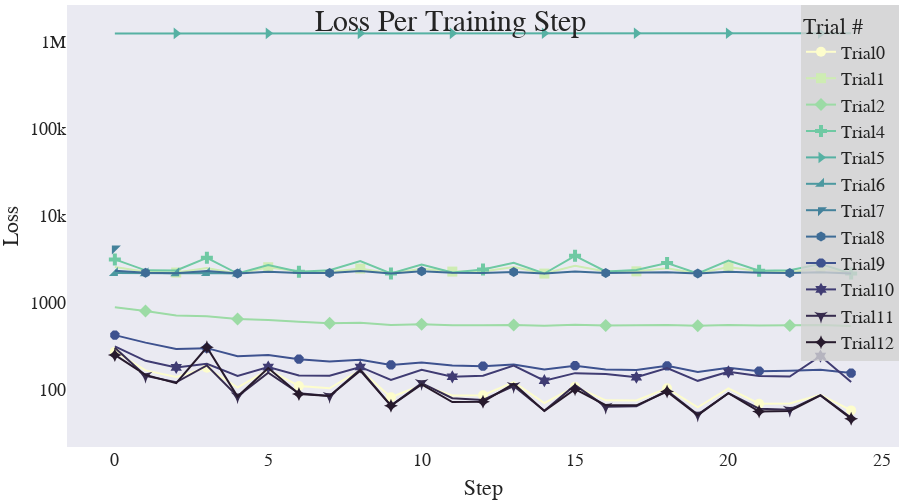

Source (notebook cell):
### Code cell
imp.reload(cplot)
scope = PlotlyScope()

fig=cplot.get_intermediate_plot(study,max_experiments=None,num_trials_threshold=50,color_scale=px.colors.sequential.deep.copy())
fig.update_layout(
    autosize=False,title_text='Loss Per Training Step',  title_x=0.5, title_y=0.98, yaxis_type="log",
    template="seaborn",
width=900,height=500,
    font_family="Times New Roman",
    font_size=18,
    title_font_family="Times New Roman",
    title_font_size=30,
    margin=dict(l=0, t=5,r=1,  b=1),
    legend_title_text="Trial #",
                  legend=dict(
                      bgcolor='rgba(210,210,210,0.8)',
                  orientation="v",
                yanchor="top",
                y=1,
                xanchor="right",x=1)
    )
fig.update_xaxes(showgrid=False,zeroline=False,)
fig.update_yaxes(showgrid=False,title_text="Loss",dtick=1)



with open("loss_per_traininground2.pdf", "wb") as f:
    f.write(scope.transform(fig, format="pdf",    width=1000,height=500,))
fig

### Figure 1 — Plotly figure (JSON) as saved in the notebook; plotly's stock layout.template omitted (floating-point values rounded to 4 significant figures)
{"data": [{"marker": {"color": "rgb(253, 253, 204)", "maxdisplayed": 10, "size": 10, "symbol": 0}, "mode": "lines+markers", "name": "Trial0", "type": "scatter", "x": [0, 1, 2, 3, 4, 5, 6, 7, 8, 9, 10, 11, 12, 13, 14, 15, 16, 17, 18, 19, 20, 21, 22, 23, 24], "y": [272.5, 166.2, 140.1, 178.5, 105.6, 169.3, 110.2, 103.4, 168.1, 81.74, 112.8, 85.5, 86.21, 121.9, 70.12, 108.1, 75.29, 75.07, 103.5, 62.41, 103.6, 68.83, 69.46, 87.07, 57.7]}, {"marker": {"color": "rgb(206, 236, 179)", "maxdisplayed": 10, "size": 10, "symbol": 1}, "mode": "lines+markers", "name": "Trial1", "type": "scatter", "x": [0, 1, 2, 3, 4, 5, 6, 7, 8, 9, 10, 11, 12, 13, 14, 15, 16, 17, 18, 19, 20, 21, 22, 23, 24], "y": [2569.0, 2262.0, 2214.0, 2492.0, 2150.0, 2544.0, 2271.0, 2239.0, 2456.0, 2151.0, 2439.0, 2270.0, 2270.0, 2557.0, 2153.0, 2639.0, 2277.0, 2282.0, 2479.0, 2153.0, 2555.0, 2286.0, 2230.0, 2471.0, 2152.0]}, {"marker": {"color": "rgb(156, 219, 165)", "maxdisplayed": 10, "size": 10, "symbol": 2}, "mode": "lines+markers", "name": "Trial2", "type": "scatter", "x": [0, 1, 2, 3, 4, 5, 6, 7, 8, 9, 10, 11, 12, 13, 14, 15, 16, 17, 18, 19, 20, 21, 22, 23, 24], "y": [881.1, 800.4, 711.7, 695.2, 645.7, 629.6, 600.9, 578.9, 585.3, 553.0, 565.1, 550.0, 549.0, 550.8, 540.4, 556.0, 543.8, 546.1, 551.9, 539.8, 553.5, 543.7, 545.2, 553.0, 539.6]}, {"marker": {"color": "rgb(111, 201, 163)", "maxdisplayed": 10, "size": 10, "symbol": 3}, "mode": "lines+markers", "name": "Trial4", "type": "scatter", "x": [0, 1, 2, 3, 4, 5, 6, 7, 8, 9, 10, 11, 12, 13, 14, 15, 16, 17, 18, 19, 20, 21, 22, 23, 24], "y": [3128.0, 2345.0, 2342.0, 3268.0, 2155.0, 2690.0, 2264.0, 2355.0, 2994.0, 2157.0, 2734.0, 2214.0, 2397.0, 2867.0, 2156.0, 3446.0, 2278.0, 2366.0, 2848.0, 2158.0, 3035.0, 2316.0, 2355.0, 2777.0, 2157.0]}, {"marker": {"color": "rgb(86, 177, 163)", "maxdisplayed": 10, "size": 10, "symbol": 8}, "mode": "lines+markers", "name": "Trial5", "type": "scatter", "x": [0, 1, 2, 3, 4, 5, 6, 7, 8, 9, 10, 11, 12, 13, 14, 15, 16, 17, 18, 19, 20, 21, 22, 23, 24], "y": [1236000.0, 1236000.0, 1236000.0, 1236000.0, 1236000.0, 1236000.0, 1236000.0, 1236000.0, 1236000.0, 1236000.0, 1236000.0, 1236000.0, 1236000.0, 1236000.0, 1236000.0, 1236000.0, 1236000.0, 1236000.0, 1236000.0, 1236000.0, 1236000.0, 1236000.0, 1236000.0, 1236000.0, 1236000.0]}, {"marker": {"color": "rgb(76, 153, 160)", "maxdisplayed": 10, "size": 10, "symbol": 10}, "mode": "lines+markers", "name": "Trial6", "type": "scatter", "x": [0, 1, 2, 3, 4], "y": [2178.0, 2166.0, 2173.0, 2187.0, 2155.0]}, {"marker": {"color": "rgb(68, 130, 155)", "maxdisplayed": 10, "size": 10, "symbol": 12}, "mode": "lines+markers", "name": "Trial7", "type": "scatter", "x": [0], "y": [4165.0]}, {"marker": {"color": "rgb(62, 108, 150)", "maxdisplayed": 10, "size": 10, "symbol": 14}, "mode": "lines+markers", "name": "Trial8", "type": "scatter", "x": [0, 1, 2, 3, 4, 5, 6, 7, 8, 9, 10, 11, 12, 13, 14, 15, 16, 17, 18, 19, 20, 21, 22, 23, 24], "y": [2324.0, 2195.0, 2176.0, 2301.0, 2150.0, 2263.0, 2184.0, 2184.0, 2301.0, 2150.0, 2294.0, 2199.0, 2190.0, 2249.0, 2151.0, 2271.0, 2192.0, 2225.0, 2233.0, 2151.0, 2264.0, 2206.0, 2187.0, 2232.0, 2151.0]}, {"marker": {"color": "rgb(62, 82, 143)", "maxdisplayed": 10, "size": 10, "symbol": 16}, "mode": "lines+markers", "name": "Trial9", "type": "scatter", "x": [0, 1, 2, 3, 4, 5, 6, 7, 8, 9, 10, 11, 12, 13, 14, 15, 16, 17, 18, 19, 20, 21, 22, 23, 24], "y": [422.8, 346.7, 293.5, 299.5, 241.8, 249.0, 223.9, 210.8, 220.3, 191.8, 204.5, 189.0, 185.7, 194.5, 170.3, 188.1, 169.7, 168.0, 187.5, 159.1, 178.4, 162.8, 165.0, 168.8, 154.9]}, {"marker": {"color": "rgb(64, 60, 115)", "maxdisplayed": 10, "size": 10, "symbol": 18}, "mode": "lines+markers", "name": "Trial10", "type": "scatter", "x": [0, 1, 2, 3, 4, 5, 6, 7, 8, 9, 10, 11, 12, 13, 14, 15, 16, 17, 18, 19, 20, 21, 22, 23, 24], "y": [313.8, 214.3, 180.0, 197.5, 143.7, 181.4, 145.2, 144.3, 182.1, 129.5, 169.2, 140.3, 144.2, 188.4, 126.6, 154.6, 151.1, 138.7, 177.2, 126.1, 159.9, 143.4, 141.4, 243.0, 122.1]}, {"marker": {"color": "rgb(54, 43, 77)", "maxdisplayed": 10, "size": 10, "symbol": 20}, "mode": "lines+markers", "name": "Trial11", "type": "scatter", "x": [0, 1, 2, 3, 4, 5, 6, 7, 8, 9, 10, 11, 12, 13, 14, 15, 16, 17, 18, 19, 20, 21, 22, 23, 24], "y": [302.9, 143.9, 121.3, 189.4, 83.71, 156.8, 90.76, 84.64, 170.8, 65.43, 118.8, 79.59, 75.97, 110.1, 57.2, 112.6, 63.76, 64.58, 96.91, 51.74, 91.01, 60.33, 58.69, 86.33, 47.59]}, {"marker": {"color": "rgb(39, 26, 44)", "maxdisplayed": 10, "size": 10, "symbol": 22}, "mode": "lines+markers", "name": "Trial12", "type": "scatter", "x": [0, 1, 2, 3, 4, 5, 6, 7, 8, 9, 10, 11, 12, 13, 14, 15, 16, 17, 18, 19, 20, 21, 22, 23, 24], "y": [250.3, 147.7, 118.4, 306.1, 83.14, 176.8, 88.93, 84.58, 165.0, 65.38, 114.5, 71.98, 72.55, 116.5, 56.9, 101.2, 66.3, 65.96, 94.87, 50.91, 90.91, 55.99, 56.97, 85.76, 46.39]}], "layout": {"autosize": false, "font": {"family": "Times New Roman", "size": 18}, "height": 500, "legend": {"bgcolor": "rgba(210,210,210,0.8)", "orientation": "v", "title": {"text": "Trial #"}, "x": 1, "xanchor": "right", "y": 1, "yanchor": "top"}, "margin": {"b": 1, "l": 0, "r": 1, "t": 5}, "title": {"font": {"family": "Times New Roman", "size": 30}, "text": "Loss Per Training Step", "x": 0.5, "y": 0.98}, "width": 900, "xaxis": {"autorange": true, "range": [-1.561, 25.56], "showgrid": false, "title": {"text": "Step"}, "type": "linear", "zeroline": false}, "yaxis": {"autorange": true, "dtick": 1, "range": [1.34, 6.419], "showgrid": false, "title": {"text": "Loss"}, "type": "log"}}}
